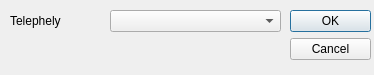
<?xml version="1.0" encoding="UTF-8"?>
<ui version="4.0">
 <class>Dialog_Link</class>
 <widget class="QDialog" name="Dialog_Link">
  <property name="geometry">
   <rect>
    <x>0</x>
    <y>0</y>
    <width>374</width>
    <height>75</height>
   </rect>
  </property>
  <property name="windowTitle">
   <string>Mező választás</string>
  </property>
  <widget class="QDialogButtonBox" name="buttonBox">
   <property name="geometry">
    <rect>
     <x>290</x>
     <y>10</y>
     <width>81</width>
     <height>241</height>
    </rect>
   </property>
   <property name="orientation">
    <enum>Qt::Vertical</enum>
   </property>
   <property name="standardButtons">
    <set>QDialogButtonBox::Cancel|QDialogButtonBox::Ok</set>
   </property>
  </widget>
  <widget class="QComboBox" name="QComboBox_LinkItem">
   <property name="geometry">
    <rect>
     <x>110</x>
     <y>10</y>
     <width>171</width>
     <height>22</height>
    </rect>
   </property>
   <property name="currentText">
    <string notr="true"/>
   </property>
  </widget>
  <widget class="QLabel" name="QLabel_Item">
   <property name="geometry">
    <rect>
     <x>10</x>
     <y>10</y>
     <width>91</width>
     <height>22</height>
    </rect>
   </property>
   <property name="toolTip">
    <string>Adat neve</string>
   </property>
   <property name="text">
    <string>Telephely</string>
   </property>
  </widget>
 </widget>
 <resources/>
 <connections>
  <connection>
   <sender>buttonBox</sender>
   <signal>accepted()</signal>
   <receiver>Dialog_Link</receiver>
   <slot>accept()</slot>
   <hints>
    <hint type="sourcelabel">
     <x>248</x>
     <y>254</y>
    </hint>
    <hint type="destinationlabel">
     <x>157</x>
     <y>274</y>
    </hint>
   </hints>
  </connection>
  <connection>
   <sender>buttonBox</sender>
   <signal>rejected()</signal>
   <receiver>Dialog_Link</receiver>
   <slot>reject()</slot>
   <hints>
    <hint type="sourcelabel">
     <x>316</x>
     <y>260</y>
    </hint>
    <hint type="destinationlabel">
     <x>286</x>
     <y>274</y>
    </hint>
   </hints>
  </connection>
 </connections>
</ui>
